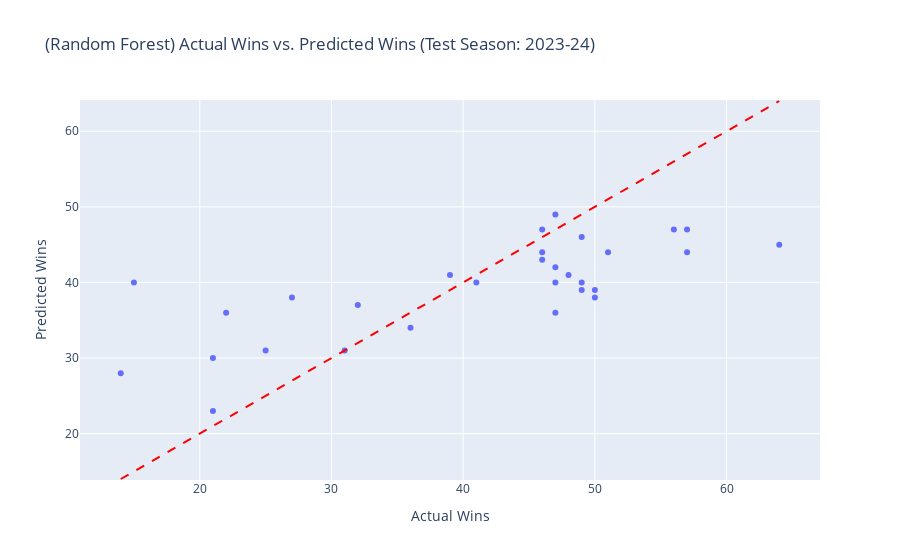

The notebook cell this image was saved under:
### Markdown cell above
# Random Forest

### Code cell
from sklearn.ensemble import RandomForestRegressor

rf_model = RandomForestRegressor(n_estimators=100, max_depth=5, min_samples_split=5, min_samples_leaf=4, bootstrap=True, oob_score=True, random_state=RANDOM_SEED)
rf = fit_model_and_evaluate("Random Forest", rf_model, X_train, y_train, X_val, y_val, X_test, y_test=test_df["W"])

### Figure 1 — Plotly figure (JSON) as saved in the notebook; plotly's stock layout.template omitted (floating-point values rounded to 4 significant figures)
{"data": [{"customdata": [["Atlanta Hawks"], ["Boston Celtics"], ["Cleveland Cavaliers"], ["New Orleans Pelicans"], ["Chicago Bulls"], ["Dallas Mavericks"], ["Denver Nuggets"], ["Golden State Warriors"], ["Houston Rockets"], ["Los Angeles Clippers"], ["Los Angeles Lakers"], ["Miami Heat"], ["Milwaukee Bucks"], ["Minnesota Timberwolves"], ["Brooklyn Nets"], ["New York Knicks"], ["Orlando Magic"], ["Indiana Pacers"], ["Philadelphia 76ers"], ["Phoenix Suns"], ["Portland Trail Blazers"], ["Sacramento Kings"], ["San Antonio Spurs"], ["Oklahoma City Thunder"], ["Toronto Raptors"], ["Utah Jazz"], ["Memphis Grizzlies"], ["Washington Wizards"], ["Detroit Pistons"], ["Charlotte Hornets"]], "hovertemplate": "Actual Wins=%{x}<br>Predicted Wins=%{y}<br>TEAM_NAME=%{customdata[0]}<extra></extra>", "legendgroup": "", "marker": {"color": "#636efa", "symbol": "circle"}, "mode": "markers", "name": "", "orientation": "v", "showlegend": false, "type": "scatter", "x": [36, 64, 48, 49, 39, 50, 57, 46, 41, 51, 47, 46, 49, 56, 32, 50, 47, 47, 47, 49, 21, 46, 22, 57, 25, 31, 27, 15, 14, 21], "xaxis": "x", "y": [34, 45, 41, 40, 41, 38, 47, 47, 40, 44, 40, 44, 46, 47, 37, 39, 36, 42, 49, 39, 23, 43, 36, 44, 31, 31, 38, 40, 28, 30], "yaxis": "y"}], "layout": {"legend": {"tracegroupgap": 0}, "shapes": [{"line": {"color": "red", "dash": "dash"}, "type": "line", "x0": 14, "x1": 64, "y0": 14, "y1": 64}], "title": {"text": "(Random Forest) Actual Wins vs. Predicted Wins (Test Season: 2023-24)"}, "xaxis": {"anchor": "y", "domain": [0, 1], "title": {"text": "Actual Wins"}}, "yaxis": {"anchor": "x", "domain": [0, 1], "title": {"text": "Predicted Wins"}}}}
